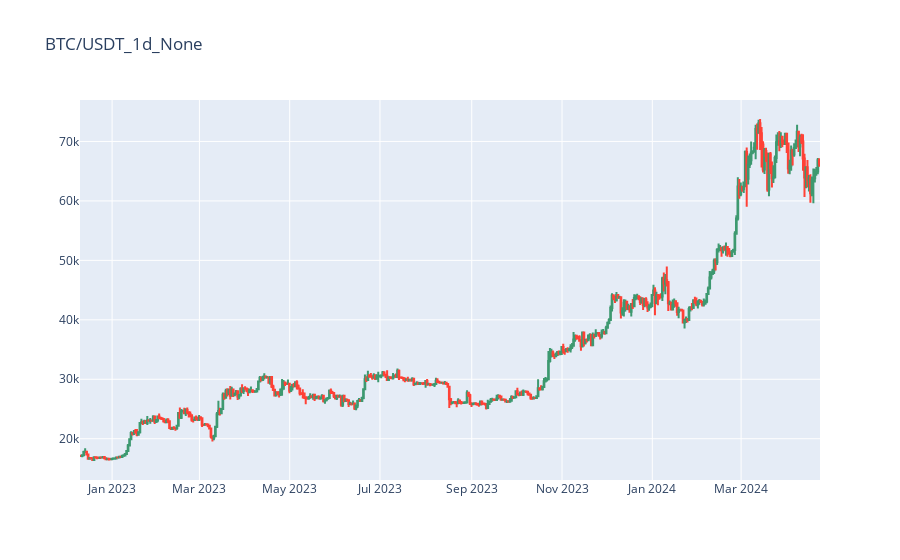

Notebook cell for this chart:
### Markdown cell above
# Binance OHLCV

### Code cell
from crypto_trading.plots import plot_chart

plot_chart('BTC/USDT','1d')

### Figure 1 — Plotly figure (JSON) as saved in the notebook; plotly's stock layout.template omitted (floating-point values rounded to 4 significant figures; data arrays with more than 128 entries replaced by an {"elided": "..."} marker saying what was removed)
{"data": [{"close": {"elided": "500 float values"}, "high": {"elided": "500 float values"}, "low": {"elided": "500 float values"}, "open": {"elided": "500 float values"}, "type": "candlestick", "x": {"elided": "500 str values"}}], "layout": {"title": {"text": "BTC/USDT_1d_None"}, "xaxis": {"rangeslider": {"visible": false}}}}
